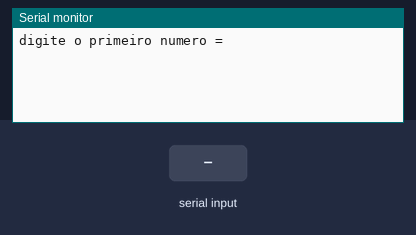
Simulated run of this sketch. Board: Arduino Uno, built with avr-gcc and run on an emulated ATmega328P. Parts: the last lines printed to the serial monitor. Inputs (shaded band) come from the test bench.

Above: at 1.2 s.
1.3 s: "90,45,200\n" received over Serial
At 2.62 s:
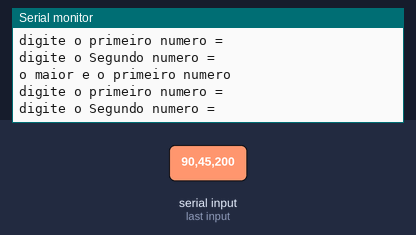
2.8 s: "30,150,10\n" received over Serial
At 3.2 s:
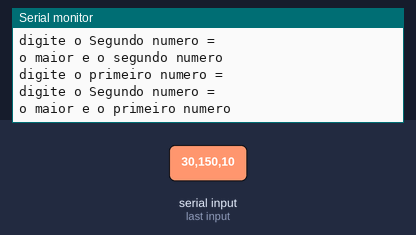

Measured:
- after the input at 1.3 s, the serial monitor: prints a new line at once (image 1)
- after the input at 2.8 s, the serial monitor: prints a new line at once (image 2)

The sketch:

lopal_ex141.ino
```cpp
/* Faça um programa receba dois valores e imprima qual é o maior número
digitado.
*/
//VARIÁVEIS
float numero1 = 0;
float numero2 = 0;
void setup()
{
 Serial.begin(9600);
}

void loop()
{
 Serial.println("digite o primeiro numero = ");
 while( ! Serial.available() ){}//Aguarda o usuário digitar (para loop)
 numero1 = Serial.parseFloat(); // le o texto digitado pelo usuario

 Serial.println("digite o Segundo numero = ");
 while( ! Serial.available() ){}//Aguarda o usuário digitar (para loop)
 numero2 = Serial.parseFloat(); // le o texto digitado pelo usuario

 if ( numero1 > numero2){
  Serial.println("o maior e o primeiro numero ");
 while( ! Serial.available() ){}//Aguarda o usuário digitar (para loop)
  numero1 = Serial.parseInt(); // le o texto digitado pelo usuario

  } else {
  Serial.println("o maior e o segundo numero");
  }
}
```
